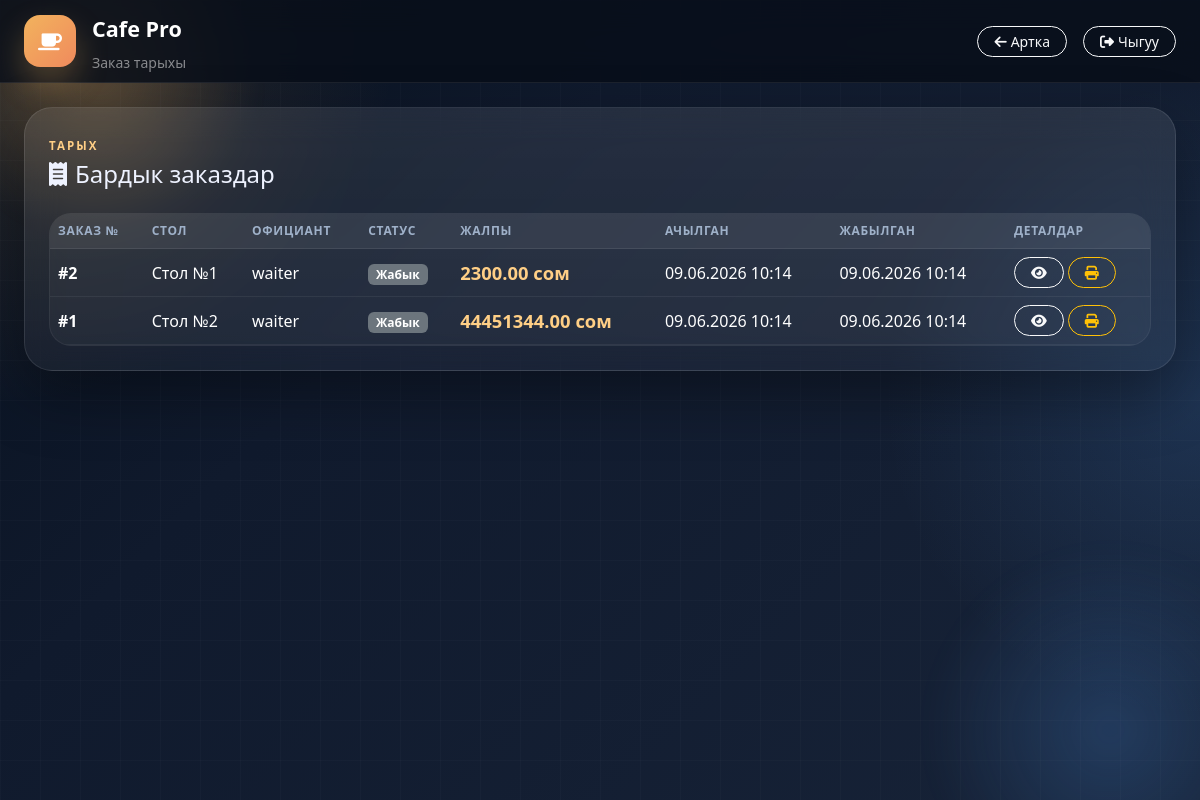
The app's page /orders/ (signed in), older data.
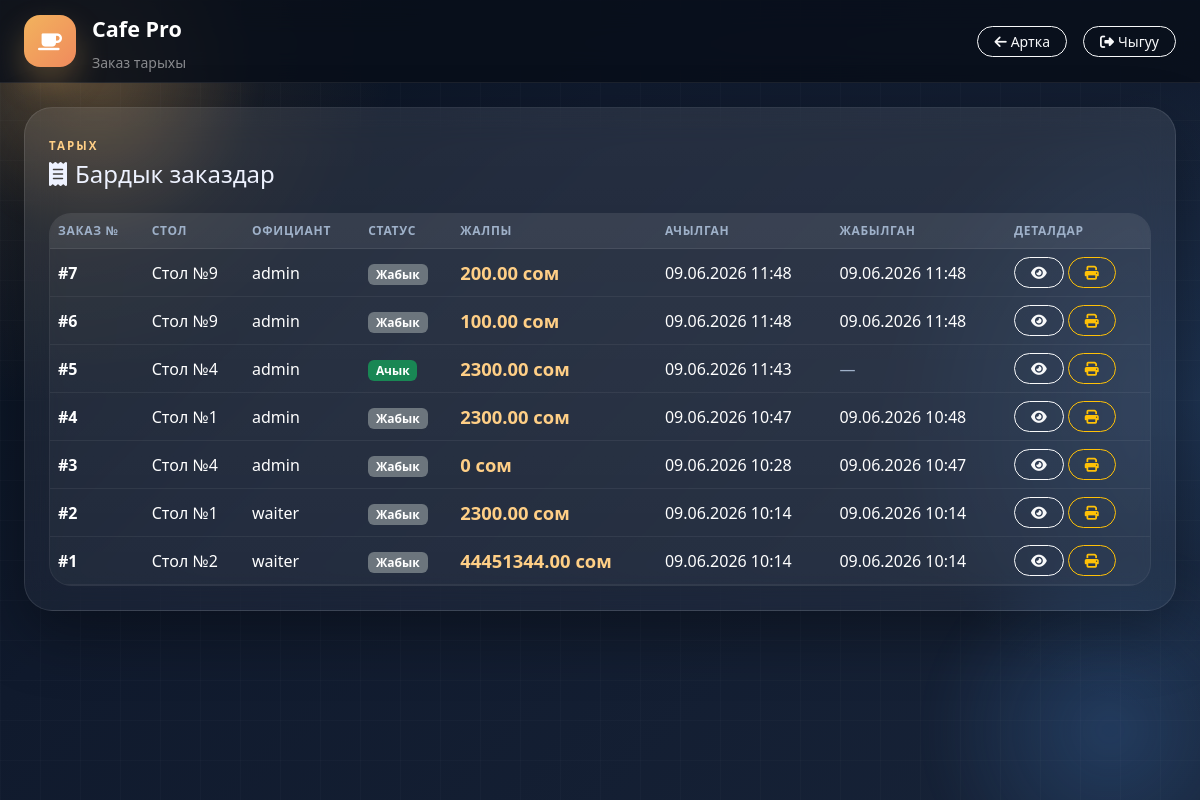
The same page, newer data.
### cafe/models.py (models this page shows, shortened)
class Order(models.Model):
    STATUS_CHOICES = [
        ('open', 'Ачык'),
        ('closed', 'Жабык'),
        ('cancelled', 'Жокко чыгарылган'),
    ]
    table = models.ForeignKey(Table, on_delete=models.CASCADE)
    waiter = models.ForeignKey(User, on_delete=models.CASCADE)
    status = models.CharField(max_length=20, choices=STATUS_CHOICES, default='open')
    created_at = models.DateTimeField(auto_now_add=True)
    closed_at = models.DateTimeField(null=True, blank=True)
    def total(self):
        return sum(item.subtotal() for item in self.orderitem_set.all())

class Table(models.Model):
    STATUS_CHOICES = [
        ('free', 'Бош'),
        ('busy', 'Ээленген'),
        ('selected', 'Тандалган'),
    ]
    number = models.IntegerField(unique=True)        # Стол номери
    seats = models.IntegerField()                    # Орун саны
    status = models.CharField(max_length=20, choices=STATUS_CHOICES, default='free')

class OrderItem(models.Model):
    order = models.ForeignKey(Order, on_delete=models.CASCADE)
    menu_item = models.ForeignKey(MenuItem, on_delete=models.CASCADE)
    quantity = models.IntegerField(default=1)        # Саны
    def subtotal(self):
        return self.menu_item.price * self.quantity

class MenuItem(models.Model):
    category = models.ForeignKey(Category, on_delete=models.CASCADE)
    name = models.CharField(max_length=200)          # Тамактын аты
    price = models.DecimalField(max_digits=10, decimal_places=2)  # Баасы
    image = models.ImageField(upload_to='menu/', blank=True, null=True)
    is_available = models.BooleanField(default=True) # Бар/Жок

### cafe/views.py (the view)
# urls.py: path('orders/', views.order_history, name='order_history'),
@login_required
def order_history(request):
    orders = Order.objects.all().order_by('-created_at')
    context = {
        'orders': orders,
    }
    return render(request, 'order_history.html', context)

### templates/order_history.html (shortened to what the changed rows need)
{% load static %}
<!DOCTYPE html>
<html lang="ky">
<head>
    <link href="https://cdn.jsdelivr.net/npm/bootstrap@5.3.0/dist/css/bootstrap.min.css" rel="stylesheet">
    <link rel="stylesheet" href="https://cdnjs.cloudflare.com/ajax/libs/font-awesome/6.4.0/css/all.min.css">
    <link rel="stylesheet" href="{% static 'css/style.css' %}">
</head>
<body>
    <main class="container-fluid px-3 px-lg-4 py-4">
        <div class="glass-card p-4">
            <div class="table-responsive order-table-wrap">
                <table class="table align-middle order-table mb-0">
                    <thead>
                        <tr>
                            <th>Заказ №</th>
                            <th>Стол</th>
                            <th>Официант</th>
                            <th>Статус</th>
                            <th>Жалпы</th>
                            <th>Ачылган</th>
                            <th>Жабылган</th>
                            <th>Деталдар</th>
                        </tr>
                    </thead>
                    <tbody>
                        {% for order in orders %}
                        <tr>
                            <td><strong>#{{ order.id }}</strong></td>
                            <td>Стол №{{ order.table.number }}</td>
                            <td>{{ order.waiter.username }}</td>
                            <td>
                                {% if order.status == 'open' %}
                                    <span class="badge bg-success">Ачык</span>
                                {% elif order.status == 'closed' %}
                                    <span class="badge bg-secondary">Жабык</span>
                                {% else %}
                                    <span class="badge bg-danger">Жокко чыгарылган</span>
                                {% endif %}
                            </td>
                            <td class="total-cell">{{ order.total }} сом</td>
                            <td>{{ order.created_at|date:"d.m.Y H:i" }}</td>
                            <td>
                                {% if order.closed_at %}
                                    {{ order.closed_at|date:"d.m.Y H:i" }}
                                {% else %}
                                    <span class="text-muted">—</span>
                                {% endif %}
                            </td>
                            <td>
                                <button class="btn btn-sm btn-outline-light rounded-pill px-3"
                                    data-bs-toggle="collapse"
                                    data-bs-target="#order-{{ order.id }}">
                                    <i class="fas fa-eye"></i>
                                </button>
                                <a href="{% url 'print_receipt' order.id %}" class="btn btn-sm btn-outline-warning rounded-pill px-3">
                                    <i class="fas fa-print"></i>
                                </a>
                            </td>
                        </tr>
                        {% endfor %}
                    </tbody>
                </table>
            </div>
        </div>
    </main>
</body>
</html>

Row changes from the older to the newer data that the page shows:
added Order: id "7", table.number "9", waiter.username "admin", status "Жабык", total "200.00", created_at "09.06.2026 11:48", closed_at "09.06.2026 11:48"
added Order: id "6", table.number "9", waiter.username "admin", status "Жабык", total "100.00", created_at "09.06.2026 11:48", closed_at "09.06.2026 11:48"
added Order: id "5", table.number "4", waiter.username "admin", status "Ачык", total "2300.00", created_at "09.06.2026 11:43"
added Order: id "4", table.number "1", waiter.username "admin", status "Жабык", total "2300.00", created_at "09.06.2026 10:47", closed_at "09.06.2026 10:48"
added Order: id "3", table.number "4", waiter.username "admin", status "Жабык", total "0", created_at "09.06.2026 10:28", closed_at "09.06.2026 10:47"
